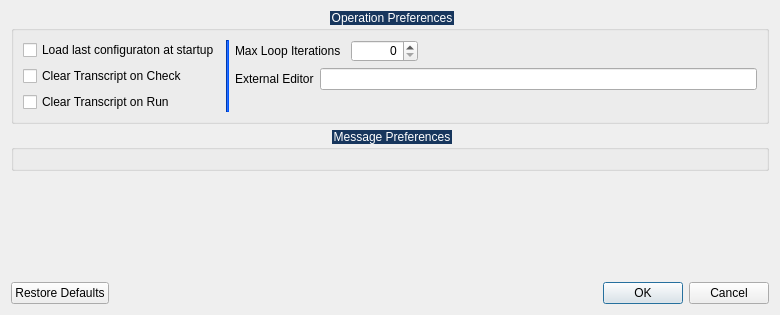
<?xml version="1.0" encoding="UTF-8"?>
<ui version="4.0">
 <class>PreferencesDialog</class>
 <widget class="QDialog" name="PreferencesDialog">
  <property name="geometry">
   <rect>
    <x>0</x>
    <y>0</y>
    <width>780</width>
    <height>315</height>
   </rect>
  </property>
  <property name="windowTitle">
   <string>arti Preferences</string>
  </property>
  <layout class="QVBoxLayout" name="verticalLayout_4">
   <item>
    <widget class="QGroupBox" name="groupBox">
     <property name="styleSheet">
      <string notr="true">QGroupBox::title  {
    subcontrol-origin: margin;
    subcontrol-position: top center;
    padding: 4px 8000px 4px 8000px;
    background-color: #FF17365D;
    color: rgb(255, 255, 255);
}</string>
     </property>
     <property name="title">
      <string>Operation Preferences</string>
     </property>
     <layout class="QHBoxLayout" name="horizontalLayout_3">
      <item>
       <layout class="QVBoxLayout" name="verticalLayout_3">
        <item>
         <widget class="QCheckBox" name="loadLastConfig">
          <property name="text">
           <string>Load last configuraton at startup</string>
          </property>
         </widget>
        </item>
        <item>
         <widget class="QCheckBox" name="clearOnCheck">
          <property name="text">
           <string>Clear Transcript on Check</string>
          </property>
         </widget>
        </item>
        <item>
         <widget class="QCheckBox" name="clearOnRun">
          <property name="text">
           <string>Clear Transcript on Run</string>
          </property>
         </widget>
        </item>
       </layout>
      </item>
      <item>
       <widget class="Line" name="line">
        <property name="styleSheet">
         <string notr="true">background-color: rgb(0, 85, 255);</string>
        </property>
        <property name="orientation">
         <enum>Qt::Orientation::Vertical</enum>
        </property>
       </widget>
      </item>
      <item>
       <layout class="QVBoxLayout" name="verticalLayout_2">
        <item>
         <layout class="QHBoxLayout" name="horizontalLayout_2">
          <property name="spacing">
           <number>10</number>
          </property>
          <item>
           <widget class="QLabel" name="label_2">
            <property name="text">
             <string>Max Loop Iterations</string>
            </property>
           </widget>
          </item>
          <item>
           <widget class="QSpinBox" name="maxLoops">
            <property name="alignment">
             <set>Qt::AlignmentFlag::AlignRight|Qt::AlignmentFlag::AlignTrailing|Qt::AlignmentFlag::AlignVCenter</set>
            </property>
            <property name="minimum">
             <number>0</number>
            </property>
            <property name="maximum">
             <number>2147483647</number>
            </property>
           </widget>
          </item>
          <item>
           <spacer name="horizontalSpacer">
            <property name="orientation">
             <enum>Qt::Orientation::Horizontal</enum>
            </property>
            <property name="sizeHint" stdset="0">
             <size>
              <width>40</width>
              <height>20</height>
             </size>
            </property>
           </spacer>
          </item>
         </layout>
        </item>
        <item>
         <layout class="QHBoxLayout" name="horizontalLayout">
          <item>
           <widget class="QLabel" name="label">
            <property name="text">
             <string>External Editor</string>
            </property>
           </widget>
          </item>
          <item>
           <widget class="QLineEdit" name="editorEdit">
            <property name="alignment">
             <set>Qt::AlignmentFlag::AlignLeading|Qt::AlignmentFlag::AlignLeft|Qt::AlignmentFlag::AlignVCenter</set>
            </property>
           </widget>
          </item>
         </layout>
        </item>
        <item>
         <spacer name="verticalSpacer_2">
          <property name="orientation">
           <enum>Qt::Orientation::Vertical</enum>
          </property>
          <property name="sizeHint" stdset="0">
           <size>
            <width>20</width>
            <height>18</height>
           </size>
          </property>
         </spacer>
        </item>
       </layout>
      </item>
     </layout>
    </widget>
   </item>
   <item>
    <widget class="QGroupBox" name="groupBox_4">
     <property name="autoFillBackground">
      <bool>false</bool>
     </property>
     <property name="styleSheet">
      <string notr="true">QGroupBox::title  {
    subcontrol-origin: margin;
    subcontrol-position: top center;
    padding: 4px 8000px 4px 8000px;
    background-color: #FF17365D;
    color: rgb(255, 255, 255);
}</string>
     </property>
     <property name="title">
      <string>Message Preferences</string>
     </property>
     <layout class="QVBoxLayout" name="verticalLayout">
      <item>
       <widget class="commonLib::MessagePreferences" name="messagePrefs" native="true"/>
      </item>
     </layout>
    </widget>
   </item>
   <item>
    <spacer name="verticalSpacer">
     <property name="orientation">
      <enum>Qt::Orientation::Vertical</enum>
     </property>
     <property name="sizeHint" stdset="0">
      <size>
       <width>20</width>
       <height>213</height>
      </size>
     </property>
    </spacer>
   </item>
   <item>
    <widget class="QDialogButtonBox" name="buttonBox">
     <property name="orientation">
      <enum>Qt::Orientation::Horizontal</enum>
     </property>
     <property name="standardButtons">
      <set>QDialogButtonBox::StandardButton::Cancel|QDialogButtonBox::StandardButton::Ok|QDialogButtonBox::StandardButton::RestoreDefaults</set>
     </property>
    </widget>
   </item>
  </layout>
 </widget>
 <customwidgets>
  <customwidget>
   <class>commonLib::MessagePreferences</class>
   <extends>QWidget</extends>
   <header>message_preferences.h</header>
   <container>1</container>
  </customwidget>
 </customwidgets>
 <resources/>
 <connections>
  <connection>
   <sender>buttonBox</sender>
   <signal>accepted()</signal>
   <receiver>PreferencesDialog</receiver>
   <slot>accept()</slot>
   <hints>
    <hint type="sourcelabel">
     <x>248</x>
     <y>254</y>
    </hint>
    <hint type="destinationlabel">
     <x>157</x>
     <y>274</y>
    </hint>
   </hints>
  </connection>
  <connection>
   <sender>buttonBox</sender>
   <signal>rejected()</signal>
   <receiver>PreferencesDialog</receiver>
   <slot>reject()</slot>
   <hints>
    <hint type="sourcelabel">
     <x>316</x>
     <y>260</y>
    </hint>
    <hint type="destinationlabel">
     <x>286</x>
     <y>274</y>
    </hint>
   </hints>
  </connection>
 </connections>
</ui>
